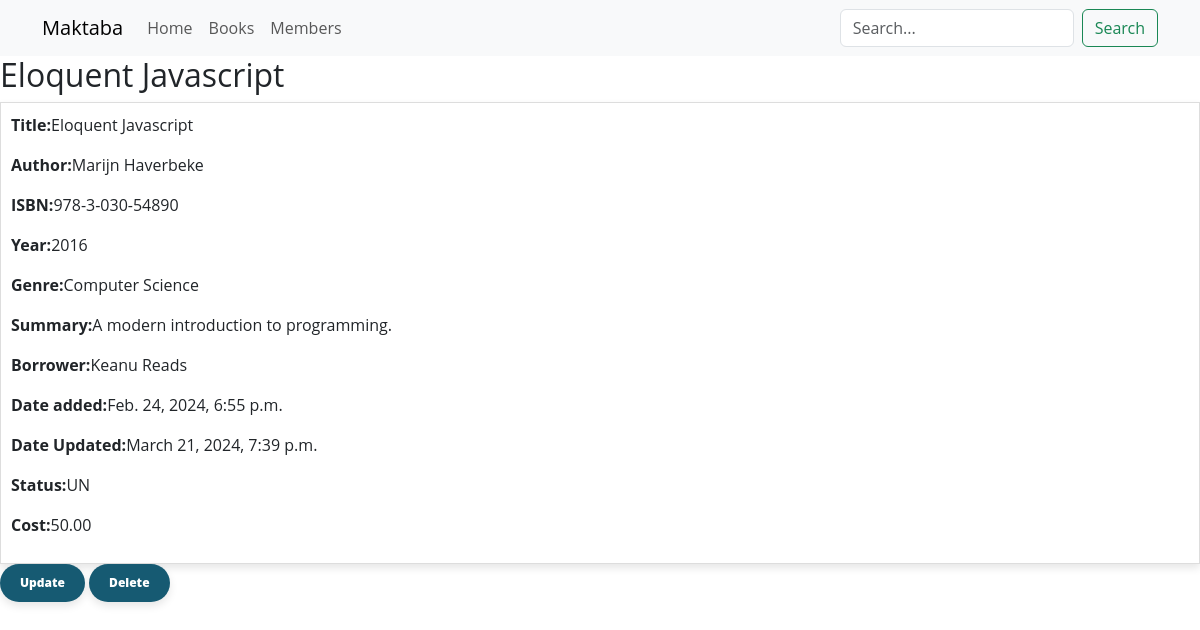
The app's page /book/80e74a73-de71-49f5-817d-21693dfdd5b9/detail, older data.
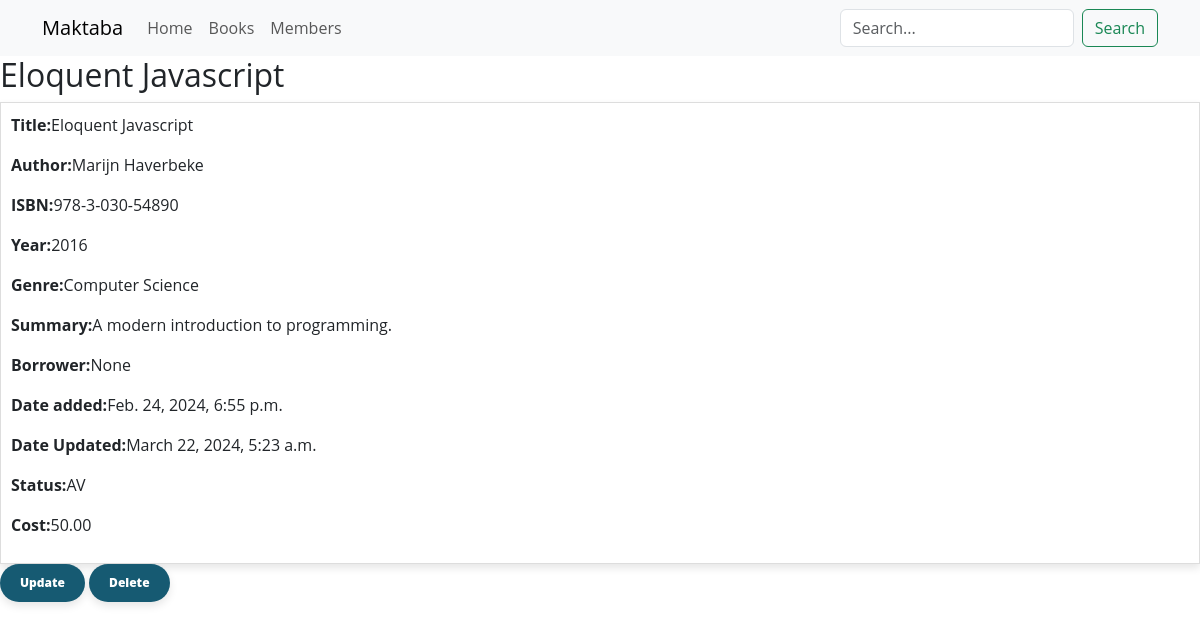
The same page, newer data.
### soma/models.py (models this page shows, shortened)
class Book(models.Model):
    class BookStatus(models.TextChoices):
        AVAILABLE = "AV", _("Available")
        UNAVAILABLE = "UN", _("Unavailable")
    book_id = models.UUIDField(primary_key=True, default=uuid.uuid4)
    title = models.CharField(max_length=200)
    author = models.CharField(max_length=200)
    isbn = models.CharField(max_length=200)
    year = models.IntegerField()
    genre = models.CharField(max_length=80)
    summary = models.TextField()
    date_added = models.DateTimeField(auto_now_add=True)
    date_updated = models.DateTimeField(auto_now=True)
    status = models.CharField(
            max_length=2,
            choices=BookStatus.choices,
            default=BookStatus.AVAILABLE,
            )
    cost = models.DecimalField(max_digits=5, decimal_places=2, default=0.00)
    borrower = models.ForeignKey(
            Member,
            on_delete=models.SET_NULL,
            null=True,
            blank=True
            )
    class Meta:
        ordering = ['title']

class Member(models.Model):
    member_id = models.UUIDField(primary_key=True, default=uuid.uuid4)
    name = models.CharField(max_length=200)
    email = models.EmailField()
    phone = models.CharField(max_length=80)
    def __str__(self):
        return f'{self.name}'
    class Meta:
        ordering = ['name']

### soma/views.py (the view)
class BookDetailView(DetailView):
    model = Book
    template_name = 'soma/book_detail.html'

### soma/templates/soma/book_detail.html
{% extends 'soma/base.html' %}
{% block content %}
<h2>{{ book.title }}</h2>
	<div class="book-card">
		<p><strong>Title:</strong>{{ book.title }}</p>
		<p><strong>Author:</strong>{{ book.author }}</p>
		<p><strong>ISBN:</strong>{{ book.isbn }}</p>
		<p><strong>Year:</strong>{{ book.year }}</p>
		<p><strong>Genre:</strong>{{ book.genre }}</p>
		<p><strong>Summary:</strong>{{ book.summary }}</p>
		<p><strong>Borrower:</strong>{{ book.borrower }}</p>
		<p><strong>Date added:</strong>{{ book.date_added }}</p>
		<p><strong>Date Updated:</strong>{{ book.date_updated }}</p>
		<p><strong>Status:</strong>{{ book.status }}</p>
		<p><strong>Cost:</strong>{{ book.cost }}</p>
	</div>
	<div>
		<a href="{% url 'soma:book_update' book.pk %}"><button class="button">Update</button></a>
		<a href="{% url 'soma:book_delete' book.pk %}"><button class="button">Delete</button></a>
	</div>
{% endblock %}

Row changes from the older to the newer data that the page shows:
changed Book "Eloquent Javascript": borrower "Keanu Reads" → "None"; date_updated "March 21, 2024, 7:39 p.m." → "March 22, 2024, 5:23 a.m."; status "UN" → "AV"
